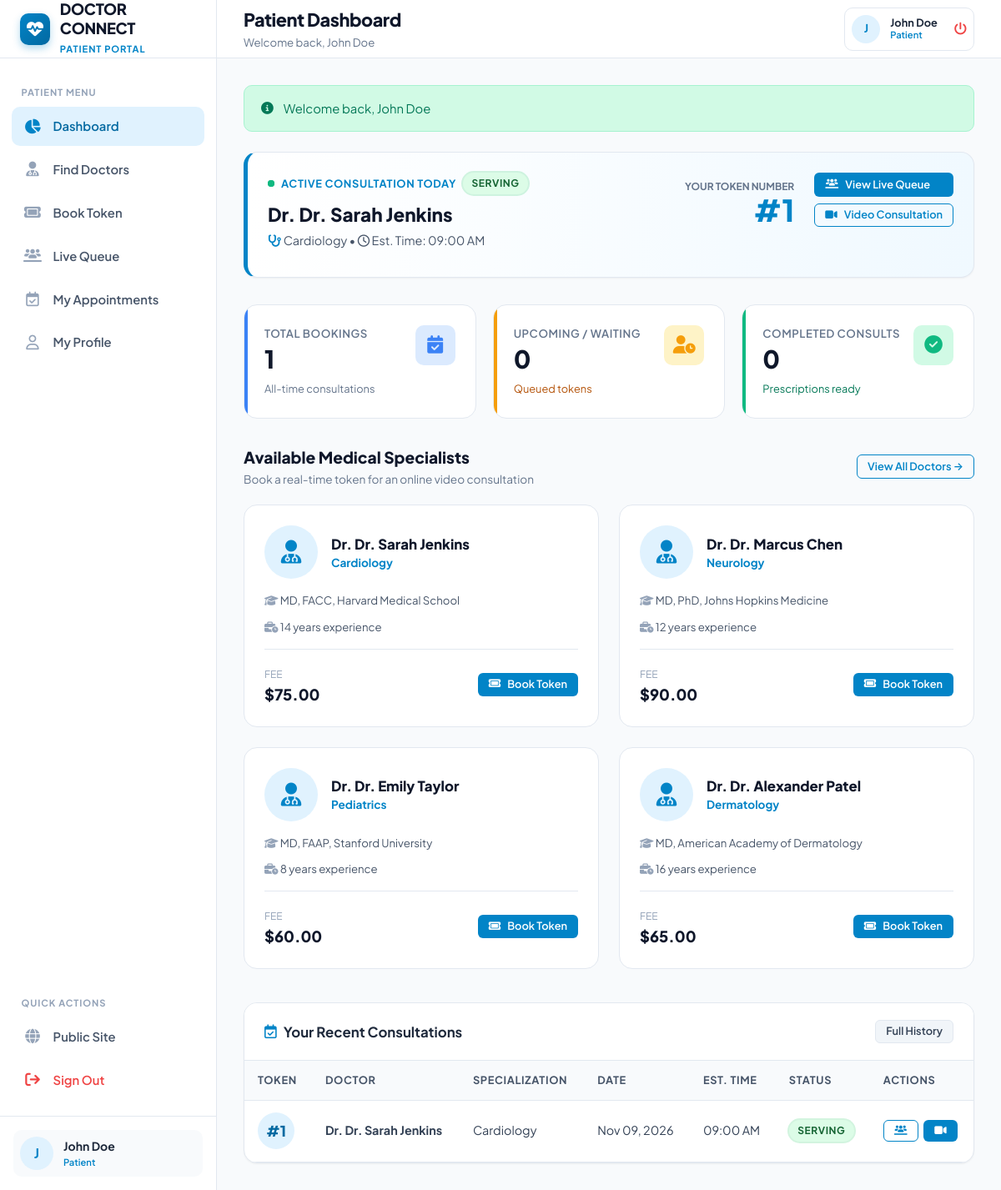
/patient/dashboard.php (signed in), run on the app's committed database.
### tables this page shows
CREATE TABLE `appointments` (
  `id` INT AUTO_INCREMENT PRIMARY KEY,
  `appointment_number` VARCHAR(50) NOT NULL UNIQUE,
  `patient_id` INT NOT NULL,
  `doctor_id` INT NOT NULL,
  `appointment_date` DATE NOT NULL,
  `token_number` INT NOT NULL,
  `estimated_time` TIME NOT NULL,
  `status` ENUM('waiting', 'serving', 'completed', 'no_show', 'cancelled') NOT NULL DEFAULT 'waiting',
  `symptoms` TEXT NULL,
  `consultation_notes` TEXT NULL,
  `prescription` TEXT NULL,
  `meeting_room` VARCHAR(100) NOT NULL,
  `called_at` DATETIME NULL,
  `started_at` DATETIME NULL,
  `completed_at` DATETIME NULL,
  `created_at` TIMESTAMP DEFAULT CURRENT_TIMESTAMP,
  `updated_at` TIMESTAMP DEFAULT CURRENT_TIMESTAMP ON UPDATE CURRENT_TIMESTAMP,
  CONSTRAINT `fk_appointments_patient` FOREIGN KEY (`patient_id`) REFERENCES `users` (`id`) ON DELETE CASCADE,
  CONSTRAINT `fk_appointments_doctor` FOREIGN KEY (`doctor_id`) REFERENCES `doctors` (`id`) ON DELETE CASCADE,
  UNIQUE KEY `unique_doc_date_token` (`doctor_id`, `appointment_date`, `token_number`),
  INDEX `idx_apt_status` (`status`),
  INDEX `idx_apt_date` (`appointment_date`),
  INDEX `idx_apt_patient` (`patient_id`)
);

CREATE TABLE `users` (
  `id` INT AUTO_INCREMENT PRIMARY KEY,
  `name` VARCHAR(100) NOT NULL,
  `email` VARCHAR(150) NOT NULL UNIQUE,
  `password` VARCHAR(255) NOT NULL,
  `role` ENUM('patient', 'doctor', 'admin') NOT NULL DEFAULT 'patient',
  `phone` VARCHAR(30) NULL,
  `gender` ENUM('male', 'female', 'other') DEFAULT 'male',
  `date_of_birth` DATE NULL,
  `blood_group` VARCHAR(10) NULL,
  `address` TEXT NULL,
  `profile_image` VARCHAR(255) NULL,
  `created_at` TIMESTAMP DEFAULT CURRENT_TIMESTAMP,
  `updated_at` TIMESTAMP DEFAULT CURRENT_TIMESTAMP ON UPDATE CURRENT_TIMESTAMP,
  INDEX `idx_user_role` (`role`),
  INDEX `idx_user_email` (`email`)
);

CREATE TABLE `doctors` (
  `id` INT AUTO_INCREMENT PRIMARY KEY,
  `user_id` INT NOT NULL UNIQUE,
  `specialization` VARCHAR(100) NOT NULL,
  `qualification` VARCHAR(100) NOT NULL,
  `experience_years` INT NOT NULL DEFAULT 5,
  `consultation_fee` DECIMAL(10,2) NOT NULL DEFAULT 500.00,
  `avg_consultation_time` INT NOT NULL DEFAULT 15 COMMENT 'in minutes',
  `bio` TEXT NULL,
  `room_number` VARCHAR(50) DEFAULT 'Room 101',
  `status` ENUM('active', 'inactive') NOT NULL DEFAULT 'active',
  `created_at` TIMESTAMP DEFAULT CURRENT_TIMESTAMP,
  `updated_at` TIMESTAMP DEFAULT CURRENT_TIMESTAMP ON UPDATE CURRENT_TIMESTAMP,
  CONSTRAINT `fk_doctors_user` FOREIGN KEY (`user_id`) REFERENCES `users` (`id`) ON DELETE CASCADE
);

### includes/functions.php (called while the page is built, shortened)
<?php
function e(?string $data): string
{
    return htmlspecialchars((string) ($data ?? ''), ENT_QUOTES, 'UTF-8');
}
function format_time(?string $timeStr): string
{
    return date('h:i A', strtotime($timeStr));
}
function format_date(?string $dateStr): string
{
    return date('M d, Y', strtotime($dateStr));
}

### patient/dashboard.php (the view, shortened to what this page needs)
<?php
require_once __DIR__ . '/../includes/auth_check.php';
$pdo = get_db_connection();
$patientId = (int)($currentUser['id'] ?? 0);
$activeStmt = $pdo->prepare("SELECT a.*, d.room_number, d.avg_consultation_time, u.name AS doctor_name, d.specialization
    FROM appointments a
    JOIN doctors d ON a.doctor_id = d.id
    JOIN users u ON d.user_id = u.id
    WHERE a.patient_id = ? AND a.appointment_date = CURRENT_DATE() AND a.status IN ('waiting', 'serving')
    ORDER BY a.id DESC LIMIT 1");
$activeStmt->execute([$patientId]);
$activeAppointment = $activeStmt->fetch();
$statStmt = $pdo->prepare("SELECT
    COUNT(*) AS total_appointments,
    SUM(CASE WHEN status = 'waiting' THEN 1 ELSE 0 END) AS waiting_count,
    SUM(CASE WHEN status = 'completed' THEN 1 ELSE 0 END) AS completed_count
    FROM appointments WHERE patient_id = ?");
$statStmt->execute([$patientId]);
$stats = $statStmt->fetch();
$docStmt = $pdo->query("SELECT d.*, u.name, u.email FROM doctors d JOIN users u ON d.user_id = u.id WHERE d.status = 'active' LIMIT 4");
$doctors = $docStmt->fetchAll();
$recentStmt = $pdo->prepare("SELECT a.*, u.name AS doctor_name, d.specialization
    FROM appointments a
    JOIN doctors d ON a.doctor_id = d.id
    JOIN users u ON d.user_id = u.id
    WHERE a.patient_id = ?
    ORDER BY a.appointment_date DESC, a.token_number DESC LIMIT 5");
$recentStmt->execute([$patientId]);
$recentAppointments = $recentStmt->fetchAll();
require_once __DIR__ . '/../includes/header.php';
?>
<?php if ($activeAppointment): ?>
    <div class="card" style="margin-bottom: 2rem; border-left: 5px solid var(--primary); background: linear-gradient(to right, #ffffff, #f0f9ff);">
        <div class="card-body">
            <div style="display: flex; justify-content: space-between; align-items: flex-start; flex-wrap: wrap; gap: 1rem;">
                <div>
                    <div style="display: flex; align-items: center; gap: 0.5rem; margin-bottom: 0.5rem;">
                        <span class="pulse-dot"></span>
                        <span style="font-size: 0.8rem; font-weight: 700; text-transform: uppercase; letter-spacing: 0.05em; color: var(--primary);">Active Consultation Today</span>
                        <span class="badge badge-<?= e($activeAppointment['status']); ?>"><?= ucfirst(e($activeAppointment['status'])); ?></span>
                    </div>
                    <h2 style="font-size: 1.4rem; font-weight: 800; color: var(--slate-900); margin: 0;">
                        Dr. <?= e($activeAppointment['doctor_name']); ?>
                    </h2>
                    <p style="color: var(--slate-600); font-size: 0.9rem; margin: 0.2rem 0 0.5rem;">
                        <i class="fa-solid fa-stethoscope" style="color: var(--primary);"></i> <?= e($activeAppointment['specialization']); ?> &bull;
                        <i class="fa-regular fa-clock"></i> Est. Time: <?= format_time($activeAppointment['estimated_time']); ?>
                    </p>
                </div>
                <div style="display: flex; align-items: center; gap: 1.5rem;">
                    <div style="text-align: right;">
                        <span style="font-size: 0.75rem; text-transform: uppercase; color: var(--slate-500); font-weight: 700;">Your Token Number</span>
                        <div style="font-size: 2.25rem; font-weight: 900; color: var(--primary); line-height: 1;">
                            #<?= (int)$activeAppointment['token_number']; ?>
                        </div>
                    </div>
                    <div style="display: flex; flex-direction: column; gap: 0.5rem;">
                        <a href="queue.php?id=<?= $activeAppointment['id']; ?>" class="btn btn-primary btn-sm">
                            <i class="fa-solid fa-users-line"></i> View Live Queue
                        </a>
                        <a href="consultation.php?id=<?= $activeAppointment['id']; ?>" class="btn btn-outline btn-sm">
                            <i class="fa-solid fa-video"></i> Video Consultation
                        </a>
                    </div>
                </div>
            </div>
        </div>
    </div>
<?php endif; ?>
<div class="stats-grid">
    <div class="stat-card stat-info">
        <div>
            <div class="stat-label">Total Bookings</div>
            <div class="stat-value"><?= (int)($stats['total_appointments'] ?? 0); ?></div>
            <span style="font-size: 0.8rem; color: var(--slate-500);">All-time consultations</span>
        </div>
        <div class="stat-icon">
            <i class="fa-solid fa-calendar-check"></i>
        </div>
    </div>
    <div class="stat-card stat-warning">
        <div>
            <div class="stat-label">Upcoming / Waiting</div>
            <div class="stat-value"><?= (int)($stats['waiting_count'] ?? 0); ?></div>
            <span style="font-size: 0.8rem; color: var(--warning-dark);">Queued tokens</span>
        </div>
        <div class="stat-icon">
            <i class="fa-solid fa-user-clock"></i>
        </div>
    </div>
    <div class="stat-card stat-success">
        <div>
            <div class="stat-label">Completed Consults</div>
            <div class="stat-value"><?= (int)($stats['completed_count'] ?? 0); ?></div>
            <span style="font-size: 0.8rem; color: var(--success-dark);">Prescriptions ready</span>
        </div>
        <div class="stat-icon">
            <i class="fa-solid fa-circle-check"></i>
        </div>
    </div>
</div>
<div style="display: flex; justify-content: space-between; align-items: center; margin-bottom: 1.25rem;">
    <div>
        <h3 style="font-size: 1.2rem; font-weight: 800; color: var(--slate-900); margin: 0;">Available Medical Specialists</h3>
        <p style="font-size: 0.85rem; color: var(--slate-500); margin: 0.15rem 0 0;">Book a real-time token for an online video consultation</p>
    </div>
    <a href="doctors.php" class="btn btn-outline btn-sm">View All Doctors &rarr;</a>
</div>
<div class="doctor-cards-grid" style="margin-bottom: 2.5rem;">
    <?php foreach ($doctors as $doc): ?>
        <div class="doctor-card">
            <div>
                <div style="display: flex; gap: 1rem; align-items: center; margin-bottom: 1rem;">
                    <div class="doctor-avatar-large" style="margin-bottom: 0;">
                        <i class="fa-solid fa-user-doctor"></i>
                    </div>
                    <div>
                        <h4 style="font-size: 1.05rem; font-weight: 800; margin: 0; color: var(--slate-900);">
                            Dr. <?= e($doc['name']); ?>
                        </h4>
                        <div style="color: var(--primary); font-size: 0.85rem; font-weight: 700;">
                            <?= e($doc['specialization']); ?>
                        </div>
                    </div>
                </div>
                <div style="font-size: 0.825rem; color: var(--slate-600); margin-bottom: 0.75rem;">
                    <i class="fa-solid fa-graduation-cap" style="color: var(--slate-400);"></i> <?= e($doc['qualification']); ?>
                </div>
                <div style="font-size: 0.825rem; color: var(--slate-600); margin-bottom: 1rem;">
                    <i class="fa-solid fa-business-time" style="color: var(--slate-400);"></i> <?= (int)$doc['experience_years']; ?> years experience
                </div>
            </div>
            <div style="border-top: 1px solid var(--border-color); padding-top: 1rem; display: flex; align-items: center; justify-content: space-between;">
                <div>
                    <span style="font-size: 0.75rem; color: var(--slate-400); text-transform: uppercase;">Fee</span>
                    <div style="font-weight: 800; color: var(--slate-900); font-size: 1.15rem;">$<?= number_format($doc['consultation_fee'], 2); ?></div>
                </div>
                <a href="book_appointment.php?doctor_id=<?= $doc['id']; ?>" class="btn btn-primary btn-sm">
                    <i class="fa-solid fa-ticket"></i> Book Token
                </a>
            </div>
        </div>
    <?php endforeach; ?>
</div>
<div class="card">
    <div class="card-header">
        <div class="card-title">
            <i class="fa-regular fa-calendar-check" style="color: var(--primary);"></i>
            Your Recent Consultations
        </div>
        <a href="appointments.php" class="btn btn-secondary btn-sm">Full History</a>
    </div>
    <div class="table-responsive">
        <table class="table">
            <thead>
                <tr>
                    <th>Token</th>
                    <th>Doctor</th>
                    <th>Specialization</th>
                    <th>Date</th>
                    <th>Est. Time</th>
                    <th>Status</th>
                    <th>Actions</th>
                </tr>
            </thead>
            <tbody>
                <?php if (empty($recentAppointments)): ?>
                    <tr>
                        <td colspan="7" style="text-align: center; padding: 2rem; color: var(--slate-400);">
                            You have no appointments yet. <a href="doctors.php">Book your first doctor appointment now!</a>
                        </td>
                    </tr>
                <?php else: ?>
                    <?php foreach ($recentAppointments as $apt): ?>
                        <tr>
                            <td><strong class="patient-token-badge">#<?= (int)$apt['token_number']; ?></strong></td>
                            <td><strong>Dr. <?= e($apt['doctor_name']); ?></strong></td>
                            <td><?= e($apt['specialization']); ?></td>
                            <td><?= format_date($apt['appointment_date']); ?></td>
                            <td><?= format_time($apt['estimated_time']); ?></td>
                            <td>
                                <span class="badge badge-<?= e($apt['status']); ?>">
                                    <?= ucfirst(e($apt['status'])); ?>
                                </span>
                            </td>
                            <td>
                                <div style="display: flex; gap: 0.4rem;">
                                    <a href="queue.php?id=<?= $apt['id']; ?>" class="btn btn-outline btn-sm" title="Live Queue">
                                        <i class="fa-solid fa-users-line"></i>
                                    </a>
                                    <?php if (in_array($apt['status'], ['serving', 'waiting'])): ?>
                                        <a href="consultation.php?id=<?= $apt['id']; ?>" class="btn btn-primary btn-sm" title="Video Room">
                                            <i class="fa-solid fa-video"></i>
                                        </a>
                                    <?php elseif ($apt['status'] === 'completed' && !empty($apt['prescription'])): ?>
                                        <a href="appointments.php#apt-<?= $apt['id']; ?>" class="btn btn-secondary btn-sm" title="View Prescription">
                                            <i class="fa-solid fa-file-prescription"></i>
                                        </a>
                                    <?php endif; ?>
                                </div>
                            </td>
                        </tr>
                    <?php endforeach; ?>
                <?php endif; ?>
            </tbody>
        </table>
    </div>
</div>
<?php require_once __DIR__ . '/../includes/footer.php'; ?>

### data on the page
appointments: status "SERVING", users.name "Dr. Sarah Jenkins", doctor.specialization "Cardiology", estimated_time "09:00 AM", token_number "1", appointment_date "Nov 09, 2026"
doctors: user.name "Dr. Sarah Jenkins", specialization "Cardiology", qualification "MD, FACC, Harvard Medical School", experience_years "14", consultation_fee "75.00"
doctors: user.name "Dr. Marcus Chen", specialization "Neurology", qualification "MD, PhD, Johns Hopkins Medicine", experience_years "12", consultation_fee "90.00"
doctors: user.name "Dr. Emily Taylor", specialization "Pediatrics", qualification "MD, FAAP, Stanford University", experience_years "8", consultation_fee "60.00"
doctors: user.name "Dr. Alexander Patel", specialization "Dermatology", qualification "MD, American Academy of Dermatology", experience_years "16", consultation_fee "65.00"

### other printed values
$currentRole "PATIENT"
substr($currentUser['name'] ?? 'U', 0, 1) "J"
$currentUser['name'] "John Doe"
$currentRole "Patient"
$pageTitle "Patient Dashboard"
$pageSubtitle "Welcome back, John Doe"
$currentUser['role'] "Patient"
$flash['message'] "Welcome back, John Doe"
$stats['total_appointments'] "1"
$stats['waiting_count'] "0"
$stats['completed_count'] "0"
